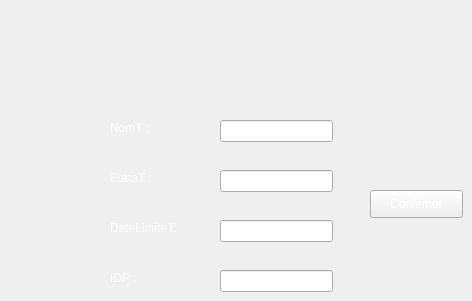
         <widget class="QWidget" name="tab_6">
          <attribute name="title">
           <string>Ajouter une tâche</string>
          </attribute>
          <widget class="QLabel" name="label_80">
           <property name="geometry">
            <rect>
             <x>110</x>
             <y>120</y>
             <width>55</width>
             <height>16</height>
            </rect>
           </property>
           <property name="styleSheet">
            <string notr="true">color: rgb(255, 255, 255);</string>
           </property>
           <property name="text">
            <string>NomT :</string>
           </property>
          </widget>
          <widget class="QLabel" name="label_81">
           <property name="geometry">
            <rect>
             <x>110</x>
             <y>170</y>
             <width>55</width>
             <height>16</height>
            </rect>
           </property>
           <property name="styleSheet">
            <string notr="true">color: rgb(255, 255, 255);</string>
           </property>
           <property name="text">
            <string>EtataT :</string>
           </property>
          </widget>
          <widget class="QLabel" name="label_82">
           <property name="geometry">
            <rect>
             <x>110</x>
             <y>220</y>
             <width>81</width>
             <height>16</height>
            </rect>
           </property>
           <property name="styleSheet">
            <string notr="true">color: rgb(255, 255, 255);</string>
           </property>
           <property name="text">
            <string>DateLimiteT:</string>
           </property>
          </widget>
          <widget class="QLabel" name="label_83">
           <property name="geometry">
            <rect>
             <x>110</x>
             <y>270</y>
             <width>55</width>
             <height>16</height>
            </rect>
           </property>
           <property name="styleSheet">
            <string notr="true">color: rgb(255, 255, 255);</string>
           </property>
           <property name="text">
            <string>IDP :</string>
           </property>
          </widget>
          <widget class="QLineEdit" name="lineEdit_NomT">
           <property name="geometry">
            <rect>
             <x>220</x>
             <y>120</y>
             <width>113</width>
             <height>22</height>
            </rect>
           </property>
           <property name="styleSheet">
            <string notr="true">color: rgb(255, 255, 255);</string>
           </property>
          </widget>
          <widget class="QLineEdit" name="lineEdit_EtatT">
           <property name="geometry">
            <rect>
             <x>220</x>
             <y>170</y>
             <width>113</width>
             <height>22</height>
            </rect>
           </property>
           <property name="styleSheet">
            <string notr="true">color: rgb(255, 255, 255);</string>
           </property>
          </widget>
          <widget class="QLineEdit" name="lineEdit_DateLimitT">
           <property name="geometry">
            <rect>
             <x>220</x>
             <y>220</y>
             <width>113</width>
             <height>22</height>
            </rect>
           </property>
           <property name="styleSheet">
            <string notr="true">color: rgb(255, 255, 255);</string>
           </property>
          </widget>
          <widget class="QLineEdit" name="lineEdit_IDP">
           <property name="geometry">
            <rect>
             <x>220</x>
             <y>270</y>
             <width>113</width>
             <height>22</height>
            </rect>
           </property>
           <property name="styleSheet">
            <string notr="true">color: rgb(255, 255, 255);</string>
           </property>
           <property name="maxLength">
            <number>8</number>
           </property>
          </widget>
          <widget class="QPushButton" name="AjouterTache">
           <property name="geometry">
            <rect>
             <x>370</x>
             <y>190</y>
             <width>93</width>
             <height>28</height>
            </rect>
           </property>
           <property name="styleSheet">
            <string notr="true">color: rgb(255, 255, 255);</string>
           </property>
           <property name="text">
            <string>Confirmer</string>
           </property>
          </widget>
         </widget>
